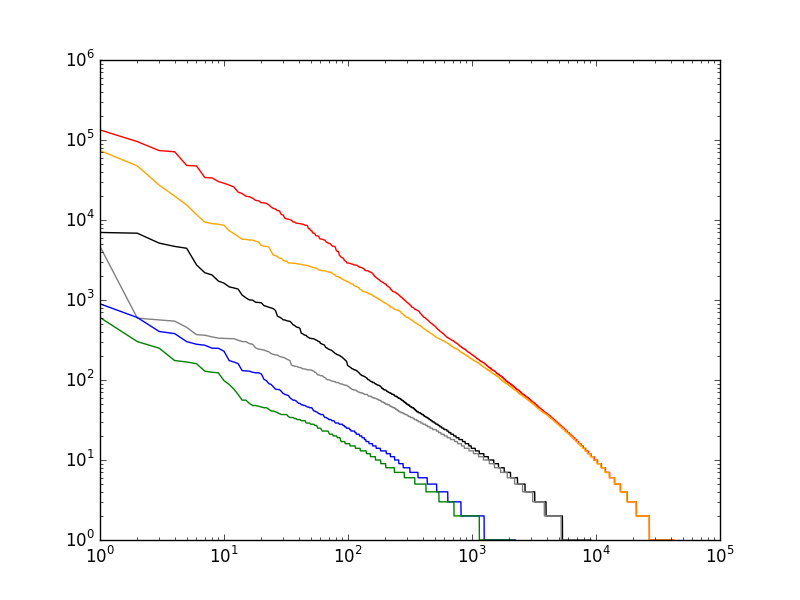

This figure's Python source:
# -*- coding: utf-8 -*-
from nltk import FreqDist
from nltk.corpus import gutenberg
from nltk.corpus import inaugural
from nltk.corpus import reuters
from nltk.corpus import stopwords
import pylab

english_stopwords = stopwords.words('english')


#f1 = FreqDist(i.lower() for i in yen_words)
#print(f1)
#s1 = sorted(f1.items(), key=lambda x: x[1], reverse=True)
#print(s1[0:10])
#print(s1[50], s1[150])
#t1 = [i[1] for i in s1]


def get_frequency_distribution(words):
    fd = FreqDist(i.lower() for i in words)
    print(fd)
    sorted_fd = sorted(fd.values(), reverse=True)
    print(sorted_fd[0:10])
    return sorted_fd


def exclude_stopwords(words):
    return (i for i in words if i.lower() not in english_stopwords)


def main():
    # gutenberg
    gu_words = gutenberg.words()
    gu_words_exclude_stops = exclude_stopwords(gu_words)
    gu_fd1 = get_frequency_distribution(gu_words)
    gu_fd2 = get_frequency_distribution(gu_words_exclude_stops)

    pylab.plot(gu_fd1, color='red')
    pylab.plot(gu_fd2, color='orange')

    # inaugural
    in_words = inaugural.words()
    in_words_exclude_stops = exclude_stopwords(in_words)
    in_fd1 = get_frequency_distribution(in_words)
    in_fd2 = get_frequency_distribution(in_words_exclude_stops)

    pylab.plot(in_fd1, color='black')
    pylab.plot(in_fd2, color='gray')

    # reuters
    # yen_words = reuters.words()
    yen_words = reuters.words(categories='yen')
    yen_words_exclude_stops = exclude_stopwords(yen_words)
    yen_fd1 = get_frequency_distribution(yen_words)
    yen_fd2 = get_frequency_distribution(yen_words_exclude_stops)

    pylab.plot(yen_fd1, color='blue')
    pylab.plot(yen_fd2, color='green')

    pylab.xscale('log')
    pylab.yscale('log')
    pylab.show()


if __name__ == '__main__':
    main()
